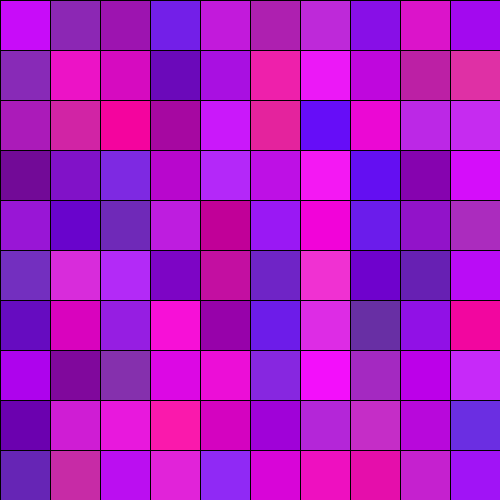
Frame 1 (no input)
Frame 60 (the mouse pressed at the canvas centre just before this capture): identical to frame 1, image omitted
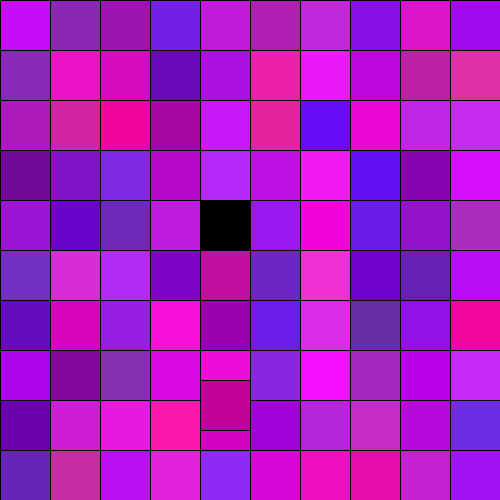
Frame 120 (the mouse held since frame 60 and released just before this capture)

The Processing sketch that drew these frames (run headless with seeded random() and noise(); from frame 60 on, the mouse is pressed at the canvas centre):

// Processing sketch: week7_2DArray
// ── week7_2DArray.pde
int num = 10;
int size;
color gridC [][] = new color[num][num];
int speed [][] = new int [num][num];
boolean clicked[][] = new boolean[num][num];

void setup() {
  size(500, 500);
  size = width/num;
  for (int i=0; i<num; i++) {
    for (int j=0; j<num; j++) {
      gridC[i][j] = color(random(100, 255), random(0, 50), random(150, 255));
      speed[i][j] = 0;
    }
  }
  //gridC[0][1] = color(255);
}

void draw() {
  background(0);
  
  //had to change it from (int i=0; i<num; i++) because of the falling thing. Have to be redrawn in opposite order
  for (int i=num-1; i>=0; i--) {
    for (int j=num-1; j>=0; j--) {
      fill(gridC[i][j]);
      if(clicked[i][j]){
        speed[i][j] +=3;
      }
      if (mouseX>i*size && mouseX<=(i+1)*size &&
        mouseY>j*size && mouseY<=(j+1)*size) {
        println("i is: " + i + " j is: " + j); //will print out where in the plane we are
      }
      rect(i*size, (j*size)+speed[i][j], size, size);
    }
  }
}


void mousePressed() {

  //click on a square and it will change color
  //for (int i=0; i<num; i++) {
  //  for (int j=0; j<num; j++) {
  //    if (mouseX>i*size && mouseX<=(i+1)*size &&
  //      mouseY>j*size && mouseY<=(j+1)*size) {
  //      gridC[i][j] = color(random(100, 255), random(0, 50), random(150, 255));
  //      }
  //  }
  //}

  //square will turn black and drop
  for (int i=0; i<num; i++) {
    for (int j=0; j<num; j++) {
      if (mouseX>i*size && mouseX<=(i+1)*size &&
        mouseY>j*size && mouseY<=(j+1)*size) {
        clicked[i][j] = true;
      }
    }
  }
}
